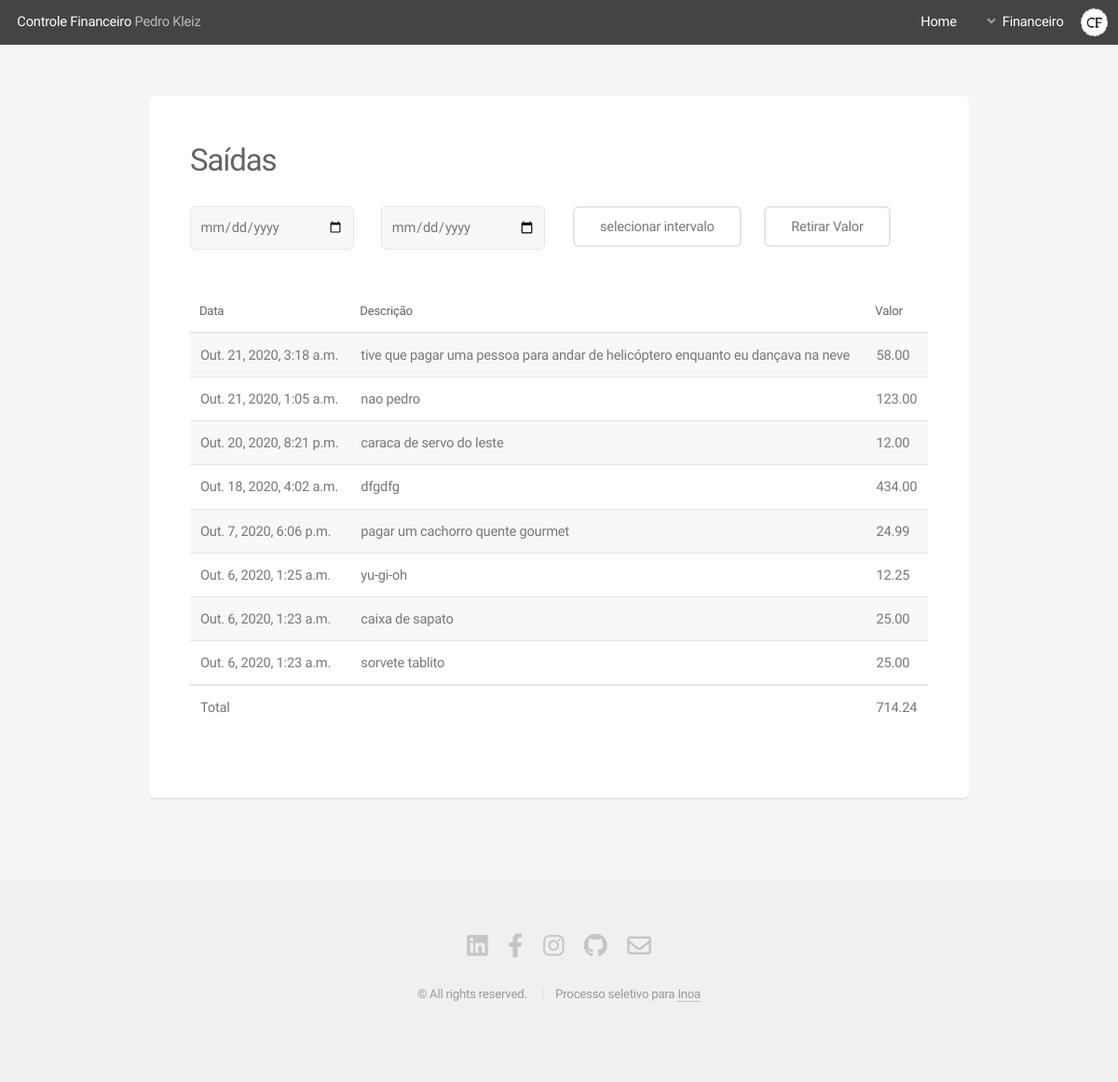
/withdrawal, run on an earlier commit of the app's database.
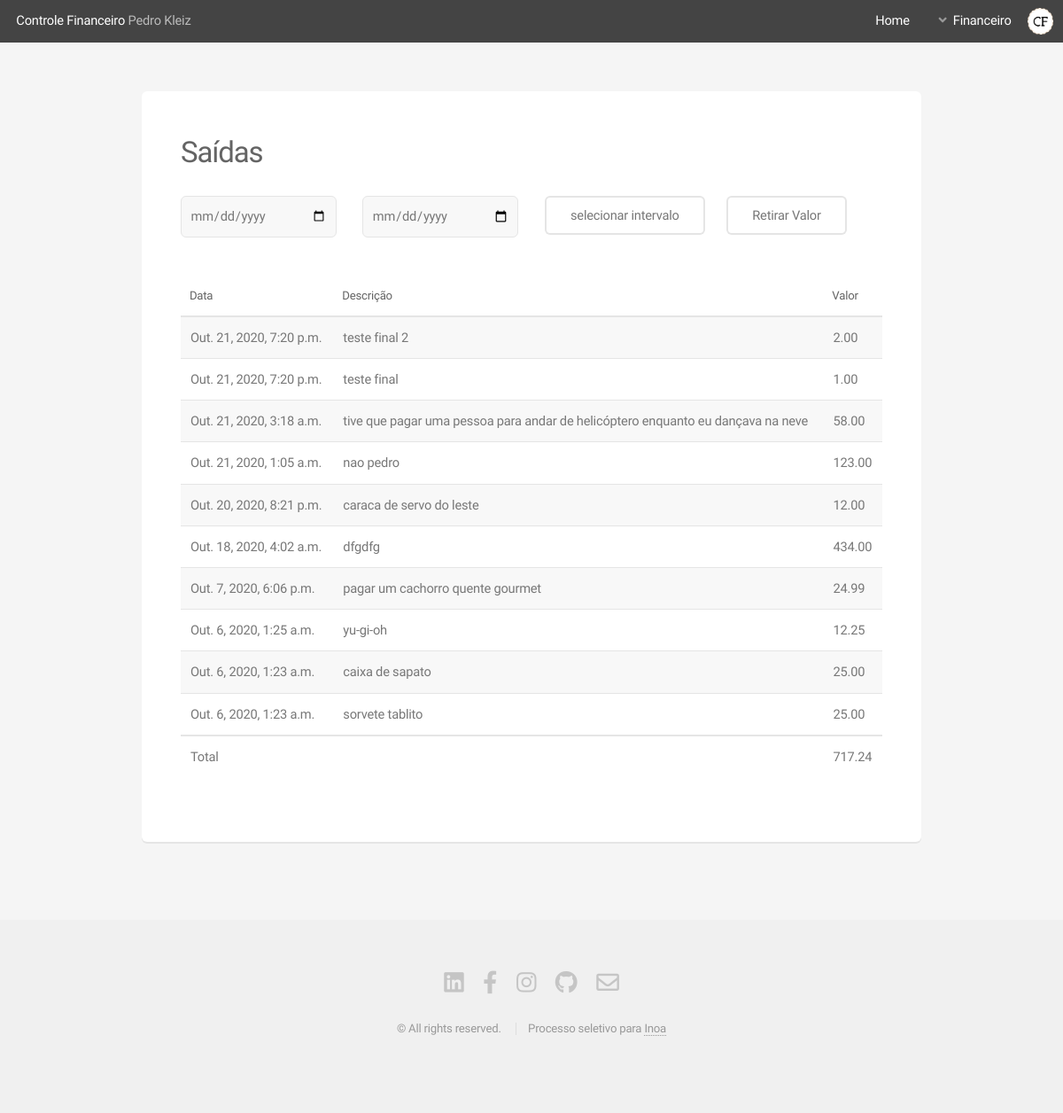
And on a later commit of the database.
### website/models.py (models this page shows, shortened)
class Withdrawal(models.Model):
    withdrawal_name = models.CharField(max_length=50)
    withdrawal_value = models.DecimalField(
        blank=False, null=False, max_digits=20, decimal_places=2)
    withdrawal_date = models.DateTimeField(auto_now=True)

### website/views.py (the view)
# urls.py: path('withdrawal', withdrawal_view, name='withdrawal'),
def withdrawal_view(request):
    withdrawals = Withdrawal.objects.all().order_by("withdrawal_date").reverse()
    sumWithdrawals = Withdrawal.objects.aggregate(
        sum_withdrawals=Sum('withdrawal_value'))
    dicWithdrawalRender = {
        'sumWithdrawals': sumWithdrawals, 'withdrawals': withdrawals}
    return render(request, 'withdrawal.html', dicWithdrawalRender)

### website/templates/withdrawal.html (shortened to what this page needs)
{% load static %} {% include 'partials/headerBlack.html' %}
<section id="main" class="container">
  <section class="box">
    <header>
      <div class="gtr-uniform gtr-50 col-12">
        <h2>Saídas</h2>
      </div>
      <div class="col-12">
        <form method="post" style="margin-top:3ch" action="{% url 'withdrawalResult' %}">
          <div class="row " class="col-12-mobilep col-12-mobile gtr-50 gtr-uniform">
            <div class="col-3 col-12-mobilep col-12-mobile ">
              <input type="date" class="value-box" name="dateStart" value="">
            </div>
            <div class="col-3 col-12-mobilep col-12-mobile ">
              <input type="date" class="value-box" name="dateEnd" value="">
            </div>
            <div class="col-3 col-12-mobilep col-12-mobile col-6-narrower">
              <input type="submit" class="button alt" value="selecionar intervalo">
            </div>
            <div class="col-3 col-12-mobilep col-8-mobile col-6-narrower">
              <a href="{% url 'withdrawalValue' %}" id="insertButton" class="button alt col-6">Retirar Valor</a>
            </div>
          </div>
        </form>
      </div>
    </header>
    <br>
    <div class="table-wrapper">
      <table>
        <thead>
          <tr>
            <th>Data</th>
            <th>Descrição</th>
            <th>Valor</th>
          </tr>
        </thead>
        <tbody>
          {% for withdrawal in withdrawals %}
          <tr>
            <td>{{withdrawal.withdrawal_date}}</td>
            <td>{{withdrawal.withdrawal_name}}</td>
            <td>{{withdrawal.withdrawal_value}}</td>
          </tr>
          {% endfor %}
        </tbody>
        <tfoot>
          <tr>
            <td>Total</td>
            <td colspan="1"></td>
            {% if sumWithdrawals.sum_withdrawals > 0 %}
            <td>{{ sumWithdrawals.sum_withdrawals|floatformat:2 }}</td>
            {% else %}
            <td>{{ sumWithdrawals.sum_withdrawals}}</td>
            {% endif %}
          </tr>
        </tfoot>
      </table>
    </div>
  </section>
</section>
{% include 'partials/footer.html' %}

What changed in the data, as far as the page shows it:
added Withdrawal: withdrawal_date "Out. 21, 2020, 7:20 p.m.", withdrawal_name "teste final 2", withdrawal_value "2.00"
added Withdrawal: withdrawal_date "Out. 21, 2020, 7:20 p.m.", withdrawal_name "teste final", withdrawal_value "1.00"
Also different on the page:
{{ sumWithdrawals.sum_withdrawals|floatformat:2 }}: "714.24" → "717.24"
